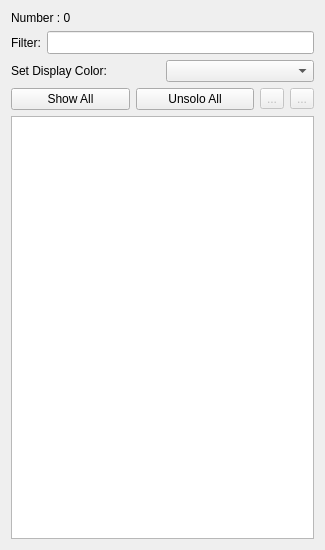
<?xml version="1.0" encoding="UTF-8"?>
<ui version="4.0">
 <class>AntListWidget</class>
 <widget class="QWidget" name="AntListWidget">
  <property name="geometry">
   <rect>
    <x>0</x>
    <y>0</y>
    <width>325</width>
    <height>550</height>
   </rect>
  </property>
  <property name="windowTitle">
   <string>Form</string>
  </property>
  <layout class="QVBoxLayout" name="verticalLayout">
   <item>
    <widget class="QLabel" name="antLabel">
     <property name="text">
      <string>Number : 0</string>
     </property>
    </widget>
   </item>
   <item>
    <layout class="QHBoxLayout" name="horizontalLayout_2">
     <item>
      <widget class="QLabel" name="filterLabel">
       <property name="text">
        <string>Filter:</string>
       </property>
       <property name="buddy">
        <cstring>filterEdit</cstring>
       </property>
      </widget>
     </item>
     <item>
      <widget class="QLineEdit" name="filterEdit">
       <property name="font">
        <font>
         <family>DejaVu Sans Mono</family>
        </font>
       </property>
      </widget>
     </item>
    </layout>
   </item>
   <item>
    <layout class="QHBoxLayout" name="horizontalLayout_3">
     <item>
      <widget class="QLabel" name="colorLabel">
       <property name="text">
        <string>Set Display Color:</string>
       </property>
       <property name="buddy">
        <cstring>colorBox</cstring>
       </property>
      </widget>
     </item>
     <item>
      <widget class="ColorComboBox" name="colorBox"/>
     </item>
    </layout>
   </item>
   <item>
    <layout class="QHBoxLayout" name="horizontalLayout_4">
     <item>
      <widget class="QPushButton" name="showAllButton">
       <property name="text">
        <string>Show All</string>
       </property>
      </widget>
     </item>
     <item>
      <widget class="QPushButton" name="unsoloAllButton">
       <property name="text">
        <string>Unsolo All</string>
       </property>
      </widget>
     </item>
     <item>
      <widget class="QToolButton" name="addButton">
       <property name="enabled">
        <bool>false</bool>
       </property>
       <property name="text">
        <string>...</string>
       </property>
       <property name="icon">
        <iconset theme="list-add">
         <normaloff>.</normaloff>.</iconset>
       </property>
      </widget>
     </item>
     <item>
      <widget class="QToolButton" name="deleteButton">
       <property name="enabled">
        <bool>false</bool>
       </property>
       <property name="text">
        <string>...</string>
       </property>
       <property name="icon">
        <iconset theme="list-remove">
         <normaloff>.</normaloff>.</iconset>
       </property>
      </widget>
     </item>
    </layout>
   </item>
   <item>
    <widget class="QTableView" name="tableView">
     <property name="font">
      <font>
       <family>DejaVu Sans Mono</family>
      </font>
     </property>
     <property name="selectionMode">
      <enum>QAbstractItemView::ExtendedSelection</enum>
     </property>
     <property name="selectionBehavior">
      <enum>QAbstractItemView::SelectRows</enum>
     </property>
     <property name="sortingEnabled">
      <bool>true</bool>
     </property>
     <attribute name="horizontalHeaderShowSortIndicator" stdset="0">
      <bool>true</bool>
     </attribute>
     <attribute name="horizontalHeaderStretchLastSection">
      <bool>true</bool>
     </attribute>
     <attribute name="verticalHeaderVisible">
      <bool>false</bool>
     </attribute>
    </widget>
   </item>
  </layout>
 </widget>
 <customwidgets>
  <customwidget>
   <class>ColorComboBox</class>
   <extends>QComboBox</extends>
   <header location="global">fort/studio/widget/base/ColorComboBox.hpp</header>
  </customwidget>
 </customwidgets>
 <tabstops>
  <tabstop>filterEdit</tabstop>
  <tabstop>colorBox</tabstop>
  <tabstop>showAllButton</tabstop>
  <tabstop>unsoloAllButton</tabstop>
  <tabstop>addButton</tabstop>
  <tabstop>deleteButton</tabstop>
  <tabstop>tableView</tabstop>
 </tabstops>
 <resources/>
 <connections/>
</ui>
